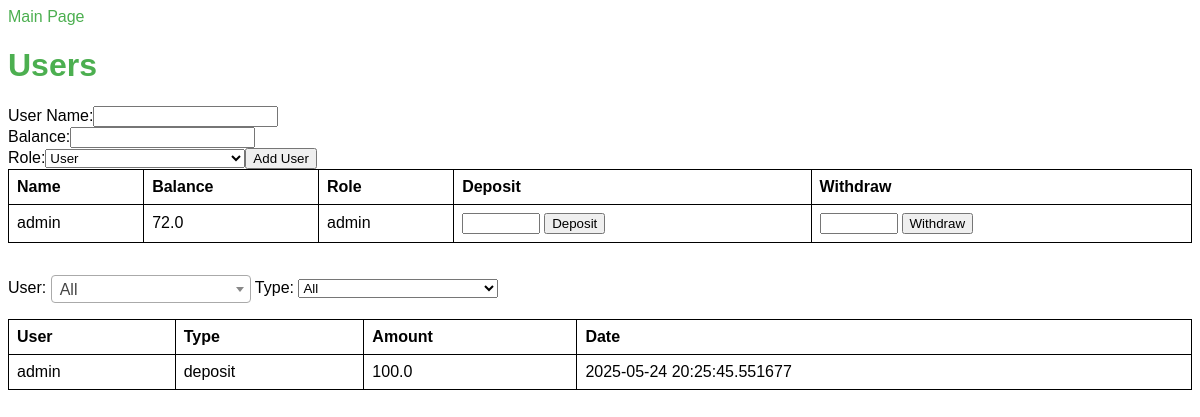
Screenshot of /users with the database file from the repository.
### backend/app/models/user_table.py (models this page shows, shortened)
class User(Base):
    __tablename__ = "users"  # Name of the table in the database
    user_id = Column(Integer, primary_key=True, index=True)  # Primary Key
    name = Column(String, index=True)  # Name column
    balance = Column(Float, default=0)  # User balance
    password_hash = Column(String)  # Store the hashed password
    role = Column(String, default="user")  # Role (e.g., 'admin', 'wrirt')
    sales = relationship("Sale", back_populates="user")

### backend/app/models/transaction_table.py (models this page shows, shortened)
class Transaction(Base):
    __tablename__ = "transactions"
    transaction_id = Column(Integer, primary_key=True, index=True)
    user_id = Column(Integer, ForeignKey("users.user_id"))
    amount = Column(Float)
    type = Column(String)  # 'deposit', 'withdraw'
    timestamp = Column(String)  # For simplicity, this can be a string (you can use datetime for a more complex setup)
    user = relationship("User", backref="transactions")

### backend/app/services/admin_webpage.py (the view)
@app.route('/users')
def users():
    try:
        users = database.get_all_users()
        transactions = database.get_filtered_transaction(user_id="all", tx_type="all")  # Replace with actual query result
        tx_list = []
        for tx in transactions:
            tx_list.append({
                "date": tx.timestamp,  # or tx.date if that's your field
                "user_name": tx.user.name if tx.user else "",  # assumes you set up the relationship
                "type": tx.type,
                "amount": tx.amount
            })
        return render_template(USERS_TEMPLATE, users=users, transactions=tx_list)
    except Exception as e:
        logging.error(f"Error in users: {e}", exc_info=e)
        return render_template(USERS_TEMPLATE, users=[], error_message=str(e))

### backend/app/chame_app/database_instance.py (called while the page is built)
    def get_session(self):
        try:
            return self.SessionLocal()
        except Exception as e:
            raise RuntimeError(f"get_session failed: {e}") from e

    def get_all_users(self, session=None) -> List[User]:
        close_session = False
        if session is None:
            session = self.get_session()
            close_session = True
        try:
            users = session.query(User).all()
            return users
        except Exception as e:
            raise RuntimeError(f"get_all_users failed: {e}") from e
        finally:
            if close_session:
                session.close()

    def get_filtered_transaction(self, user_id: int, tx_type: str, session=None) -> List[Transaction]:
        close_session = False
        if session is None:
            session = self.get_session()
            close_session = True
        try:
            query = session.query(Transaction).options(
                joinedload(Transaction.user),
            )
            if user_id != "all":
                user_id = int(user_id)
                query = query.filter(Transaction.user_id == user_id)
            if tx_type != "all":
                query = query.filter(Transaction.type == tx_type)
            transactions = query.all()
            return transactions
        except Exception as e:
            raise RuntimeError(f"get_filtered_transaction failed: {e}") from e
        finally:
            if close_session:
                session.close()

### frontend/admin_webpage/templates/users.html (shortened to what this page needs)
<!DOCTYPE html>
<html lang="en">
<head>
    <link rel="stylesheet" href="{{ url_for('static', filename='css/style.css') }}">
    <link href="https://cdn.jsdelivr.net/npm/select2@4.1.0-rc.0/dist/css/select2.min.css" rel="stylesheet" />
</head>
<body>
    <a href="/">Main Page</a>
    <h1>Users</h1>
    <table>
        <thead>
            <tr>
                <th>Name</th>
                <th>Balance</th>
                <th>Role</th>
                <th>Deposit</th>
                <th>Withdraw</th>
            </tr>
        </thead>
        <tbody>
            {% for user in users %}
                <tr>
                    <td>{{ user.name }}</td>
                    <td>{{ user.balance }}</td>
                    <td>{{ user.role }}</td>
                    <td>
                        <form method="POST" action="/users/deposit" style="display:inline-flex; gap:4px; align-items:center;">
                            <input type="number" name="amount" step="0.1" min="0.1" required style="width:70px;">
                            <button type="submit">Deposit</button>
                        </form>
                    </td>
                    <td>
                        <form method="POST" action="/users/withdraw" style="display:inline-flex; gap:4px; align-items:center;">
                            <input type="number" name="amount" step="0.1" min="0.1" required style="width:70px;">
                            <button type="submit">Withdraw</button>
                        </form>
                    </td>
                </tr>
            {% endfor %}
            <tr>
                <form method="POST" action="/users/add">
                    <label for="name">User Name:</label>
                    <input type="text" name="name" required><br>
                    <label for="balance">Balance:</label>
                    <input type="number" name="balance" step="0.1" required><br>
                    <label for="role">Role:</label>
                    <select name="role" id="newUserRole" required>
                        <option value="User">User</option>
                    </select>
                    <button type="submit">Add User</button>
                </form>
            </tr>
        </tbody>
    </table>
    <div style="margin-top:2em;">
        <label for="transactionUserSelect">User:</label>
        <label for="transactionTypeSelect">Type:</label>
        <select id="transactionTypeSelect">
            <option value="all">All</option>
        </select>
    </div>
    <table id="transactionTable" style="margin-top:1em; width:100%;">
        <thead>
            <tr>
                <th>User</th>
                <th>Type</th>
                <th>Amount</th>
                <th>Date</th>
            </tr>
        </thead>
        <tbody id="transactionTableBody">
            {% for tx in transactions %}
            <tr>
                <td>{{ tx.user_name }}</td>
                <td>{{ tx.type }}</td>
                <td>{{ tx.amount }}</td>
                <td>{{ tx.date }}</td>
            </tr>
            {% endfor %}
        </tbody>
    </table>
</body>
</html>

### frontend/admin_webpage/static/css/style.css (style rules this page uses)
body { font-family: Arial, sans-serif; }
h1 { color: #4CAF50; }
table { width: 100%; border-collapse: collapse; }
table, th, td { border: 1px solid black; }
th, td { padding: 8px; text-align: left; }
a { color: #4CAF50; text-decoration: none; }
select { min-width: 200px; width: 200px; }

### rows the page displays
User: name "admin", balance "72.0", role "admin"
Transaction: user_name "admin", type "deposit", amount "100.0", date "2025-05-24 20:25:45.551677"
